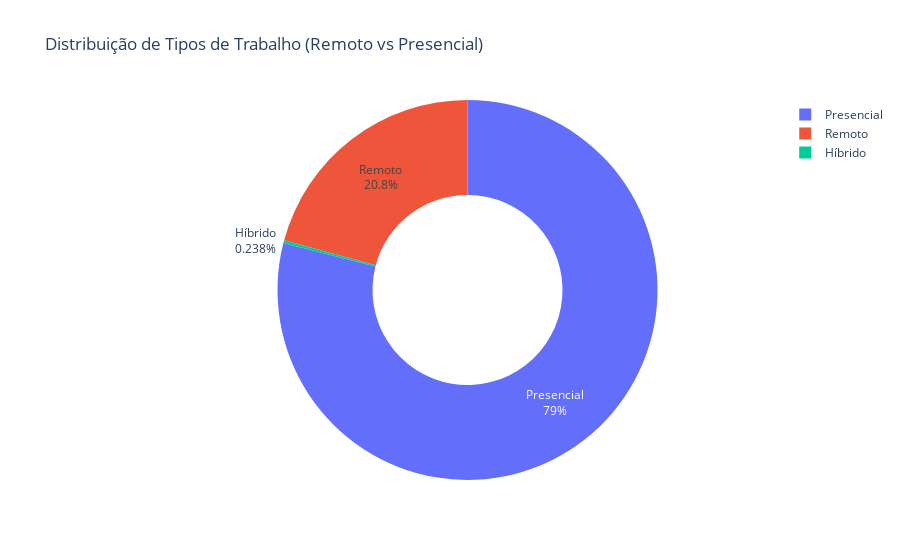

Notebook code cell kept with this figure:
### Code cell
remoto_contagem = df_limpo['remoto'].value_counts().reset_index()

remoto_contagem.columns = ['tipo_trabalho', 'quantidade']

fig = px.pie(remoto_contagem,
                names='tipo_trabalho',
                values='quantidade',
                title='Distribuição de Tipos de Trabalho (Remoto vs Presencial)',
                hole=0.5
            )
fig.update_traces(textinfo='percent+label')
fig.show()

### Figure 1 — Plotly figure (JSON) as saved in the notebook; plotly's stock layout.template omitted (floating-point values rounded to 4 significant figures)
{"data": [{"domain": {"x": [0, 1], "y": [0, 1]}, "hole": 0.5, "hovertemplate": "tipo_trabalho=%{label}<br>quantidade=%{value}<extra></extra>", "labels": ["Presencial", "Remoto", "Híbrido"], "legendgroup": "", "name": "", "showlegend": true, "textinfo": "percent+label", "type": "pie", "values": [105305, 27716, 318]}], "layout": {"legend": {"tracegroupgap": 0}, "title": {"text": "Distribuição de Tipos de Trabalho (Remoto vs Presencial)"}}}
